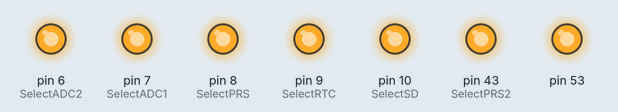
The sketch below on a simulated Arduino Mega 2560, built with avr-gcc and run on an emulated ATmega2560. Shown: output pins drawn as LEDs (lit = HIGH). What the sketch prints to the serial monitor is not drawn.

Above: at 0.1 s.
Timing chart, 0 to 1.6 s (numbered marks = the images above):
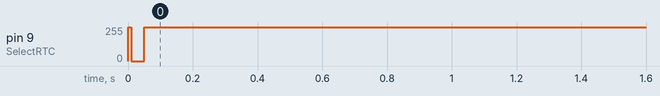

Measured:
- by itself, pin 9 (SelectRTC): 255/255 → 0/255 at 0.01 s, → 254/255 0.04 s later, → 255/255 0.04 s later

The sketch:

RealTimeClock.ino
```cpp
#include <SPI.h>

const int SelectSD      = 10;  // Micro SD card
const int SelectRTC     = 9;   // Real Time Clock
const int SelectPRS     = 8;   // Pressure Sensor
const int SelectPRS2    = 43;
const int SelectADC1    = 7;   // Temperature ADS1248 with 3x PT100
const int SelectADC2    = 6;   // Temperature ADS1248 with 3x PT100

const int cs            = SelectRTC; //chip select


void setup() {
  Serial.begin(9600);

  Serial.println(" setup ");

  pinMode(SelectSD, OUTPUT);
  pinMode(SelectRTC, OUTPUT);
  pinMode(SelectPRS, OUTPUT);
  pinMode(SelectPRS2, OUTPUT);
  pinMode(SelectADC1, OUTPUT);
  pinMode(SelectADC2, OUTPUT);

  digitalWrite(SelectSD, HIGH);
  digitalWrite(SelectRTC, HIGH);
  digitalWrite(SelectPRS, HIGH);
  digitalWrite(SelectPRS2, HIGH);
  digitalWrite(SelectADC1, HIGH);
  digitalWrite(SelectADC2, HIGH);

  RTC_init();
  //day(1-31), month(1-12), year(0-99), hour(0-23), minute(0-59), second(0-59)
  SetTimeDate(19,04,17,23,59,30);
}

void loop() {
  Serial.println(ReadTimeDate());
  delay(1000);
}
//=====================================
int RTC_init(){
	  pinMode(cs,OUTPUT); // chip select
	  // start the SPI library:
	  SPI.begin();
	  SPI.setBitOrder(MSBFIRST);
	  SPI.setDataMode(SPI_MODE3); // both mode 1 & 3 should work
	  //set control register
	  digitalWrite(cs, LOW);
	  SPI.transfer(0x8E);
	  SPI.transfer(0x60); //60= disable Osciallator and Battery SQ wave @1hz, temp compensation, Alarms disabled
	  digitalWrite(cs, HIGH);
	  delay(10);
}
//=====================================
int SetTimeDate(int d, int mo, int y, int h, int mi, int s){
	int TimeDate [7]={s,mi,h,0,d,mo,y};
	for(int i=0; i<=6;i++){
		if(i==3)
			i++;
		int b= TimeDate[i]/10;
		int a= TimeDate[i]-b*10;
		if(i==2){
			if (b==2)
				b=B00000010;
			else if (b==1)
				b=B00000001;
		}
		TimeDate[i]= a+(b<<4);

		digitalWrite(cs, LOW);
		SPI.transfer(i+0x80);
		SPI.transfer(TimeDate[i]);
		digitalWrite(cs, HIGH);
  }
}
//=====================================
String ReadTimeDate(){
	String temp;
	int TimeDate [7]; //second,minute,hour,null,day,month,year
	for(int i=0; i<=6;i++){
		if(i==3)
			i++;
		digitalWrite(cs, LOW);
		SPI.transfer(i+0x00);
		unsigned int n = SPI.transfer(0x00);
		digitalWrite(cs, HIGH);
		int a=n & B00001111;
		if(i==2){
			int b=(n & B00110000)>>4; //24 hour mode
			if(b==B00000010)
				b=20;
			else if(b==B00000001)
				b=10;
			TimeDate[i]=a+b;
		}
		else if(i==4){
			int b=(n & B00110000)>>4;
			TimeDate[i]=a+b*10;
		}
		else if(i==5){
			int b=(n & B00010000)>>4;
			TimeDate[i]=a+b*10;
		}
		else if(i==6){
			int b=(n & B11110000)>>4;
			TimeDate[i]=a+b*10;
		}
		else{
			int b=(n & B01110000)>>4;
			TimeDate[i]=a+b*10;
			}
	}
	temp.concat(TimeDate[4]);
	temp.concat("/") ;
	temp.concat(TimeDate[5]);
	temp.concat("/") ;
	temp.concat(TimeDate[6]);
	temp.concat("     ") ;
	temp.concat(TimeDate[2]);
	temp.concat(":") ;
	temp.concat(TimeDate[1]);
	temp.concat(":") ;
	temp.concat(TimeDate[0]);
  return(temp);
}
```
